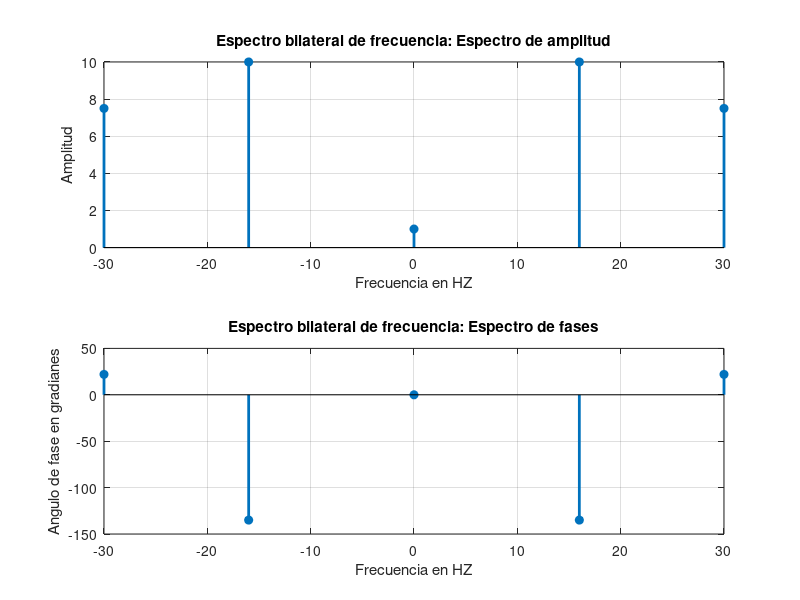

MATLAB code to generate this figure:
% se graficará el espectro bilateral de frecuencia
% 𝑚(𝑡)=A+20*sin(2*pi*B*t+45*pi/180)+15*cos(2*pi*30*t+C)
% A*cos(w*t+a)=(A/2)*e^(j*(wt+a))+(A/2)*e^-(j*(wt+a)) (identidad de euler)
clear all;
close all;
A=6; %ultimo digido del número de cédula
B=16; %dos últimos digitos del número de cédula
C=(A+B)*pi/180; %variable para el angulo del coseno en radianes
resolution=400; %resolucion del muestreo del eje independiente
T=2*pi; %tiempo a graficar
t=linspace(0,T,resolution); %vector de tiempo como variable independiente

%Analizando la segunda parte 15*cos(2*pi*30*t+C)
Amplitud2=15; %20=Amplitud
w2=2*pi*30; %frecuencia
s2=cos(w2*t+C); % señal cos(2*pi*30*t+C) 
                           % a terminos de coseno
%Analizando la primera parte A+20*sin(2*pi*B*t+45*pi/180)
%A=Desface DC
Amplitud1=20; %20=Amplitud
w1=2*pi*B; %frecuencia
s1=cos(w1*t+45*pi/180-pi); % convirtiendo señal sin(w1*t+45*pi/180) 
                           % a terminos de coseno_
s0=A+Amplitud1*s1+Amplitud2*s2; % equivale a 𝑚(𝑡)

% el valor de las amplitudes es la mitad, se debe reflejar el vector de
% frecuencias sobre el eje vertical y los valores de fase son los mismos
% para las frecuencias negativas

Vector_amplitudes=[Amplitud2/2 Amplitud1/2 1 Amplitud1/2 Amplitud2/2]; 
%[7.5 10 1 10 7.5]
%equivale a las semiamplitudes de los terminos

Vector_frecuencias=[-w2/(2*pi) -w1/(2*pi) 0 w1/(2*pi) w2/(2*pi)]; 
%[-30 -16 0 16 30]
%se considera 0 en señal DC, se divide entre 2pi para conseguir Hz
%se consideran las frecuencias negativas

Vector_fases=[C*180/pi (45*pi/180-pi)*180/pi 0 (45*pi/180-pi)*180/pi C*180/pi]; 
%[22 -135 0 -135 22]
%equivale a 0 para DC y se multiplica por 180/pi para obtener gradianes

figure (4); %separa la figura a imprimir
subplot(2,1,1);
stem(Vector_frecuencias,Vector_amplitudes,'filled','linewidth',2);
title ("Espectro bilateral de frecuencia: Espectro de amplitud"), grid on;
xlabel ("Frecuencia en HZ");
ylabel ("Amplitud");
subplot(2,1,2);
stem(Vector_frecuencias,Vector_fases,'filled','linewidth',2);
title ("Espectro bilateral de frecuencia: Espectro de fases"), grid on;
xlabel ("Frecuencia en HZ");
ylabel ("Angulo de fase en gradianes");